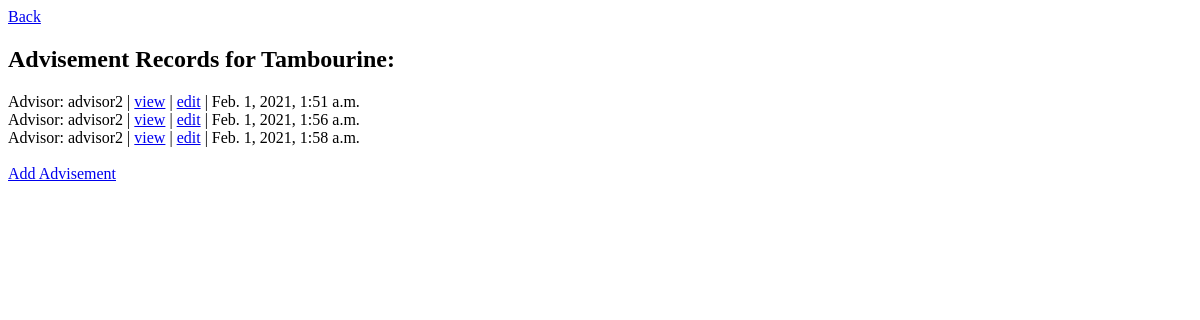
Page /advisement/student_overview/2/ on the earlier database version.
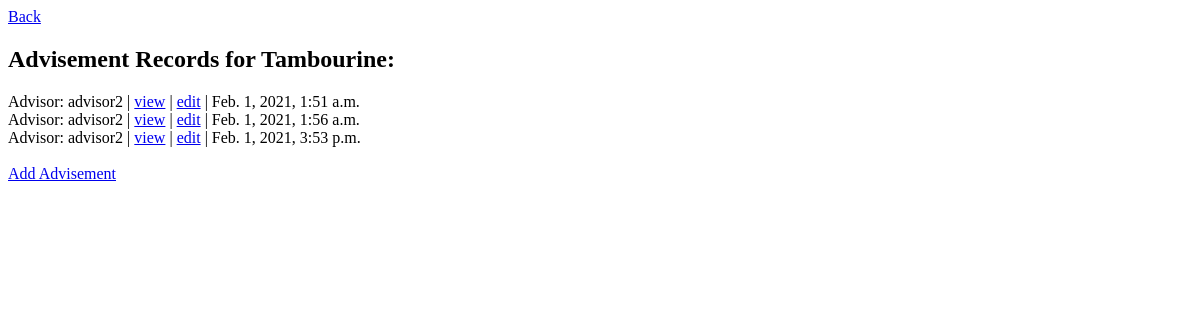
Same page on the later database version.
### advisement/models.py (models this page shows, shortened)
class Advisee(models.Model):
    name = models.CharField(max_length=200)
    id_number = models.CharField(max_length=10)
    advisors = models.ManyToManyField(Faculty)
    checksheet = models.ForeignKey(ChecksheetTemplate, on_delete=models.PROTECT)

class ChecksheetInstance(models.Model):
    template = models.ForeignKey(ChecksheetTemplate, on_delete=models.PROTECT)
    advisee = models.ForeignKey(Advisee, on_delete=models.CASCADE)
    advisor = models.ForeignKey(Faculty, on_delete=models.CASCADE)
    data = models.TextField()
    date = models.DateTimeField(auto_now=True)
    notes = models.TextField()

### accounts/models.py (models this page shows, shortened)
class Faculty(models.Model):
    user = models.ForeignKey(User, on_delete=models.CASCADE, related_name="faculty_identity")
    can_advise = models.BooleanField()
    can_upload_checksheets = models.BooleanField()
    can_add_students = models.BooleanField()
    can_assign_students = models.BooleanField()

### advisement/views.py (the view)
# urls.py: path('student_overview/<int:advisee>/', views.advisee_overview, name="overview"),
def advisee_overview(request, advisee):
    advisee = Advisee.objects.get(pk=advisee)
    advisement_sessions = ChecksheetInstance.objects.filter(advisee=advisee)
    return render(request, "advisement/student_overview.html", {"advisee": advisee, "advisements": advisement_sessions})

### advisement/templates/advisement/student_overview.html (shortened to what this page needs)
<a href="{% url "adv_home" %}">Back</a>
<h2>Advisement Records for {{ advisee.name }}: </h2>
{% for advisement in advisements %}
    <div>
        Advisor: {{ advisement.advisor.user.username }} | <a href="{% url "view_advisement" advisement.pk %}">view</a> |
        <a href="{% url "edit_advisement" advisement.pk %}">edit</a> | {{ advisement.date }}
    </div>
{% endfor %}
<a href={% url 'add_advisement' advisee.pk %}>Add Advisement</a>

Differences in the rows shown:
changed ChecksheetInstance: date "Feb. 1, 2021, 1:58 a.m." → "Feb. 1, 2021, 3:53 p.m."
